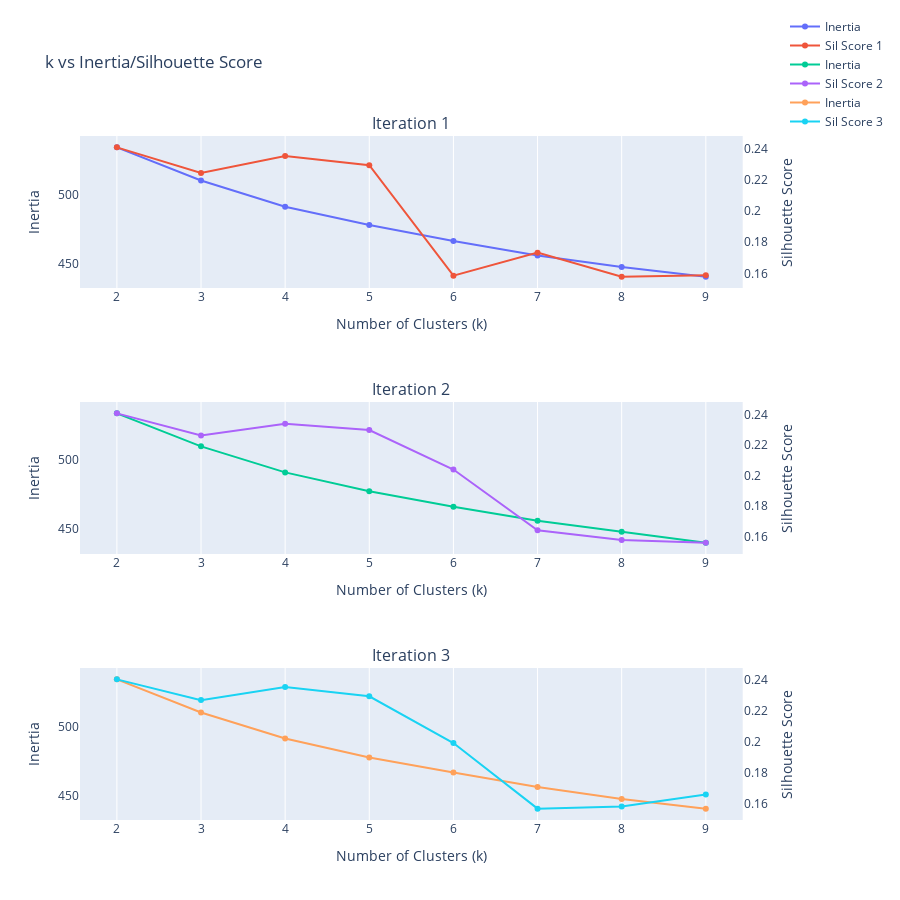

The notebook cell this image was saved under:
### Code cell
# Create 3 sub-plots with secondary y-axis
fig = make_subplots(
    rows = 3,
    cols = 1,
    subplot_titles = ['Iteration 1', 'Iteration 2', 'Iteration 3'],
    specs = [
        [{'secondary_y': True}],
        [{'secondary_y': True}],
        [{'secondary_y': True}],
    ],
)

for i, inertia, sil_score in zip(range(iterations), inertia_list, sil_score_list):
    # Create plots
    inertia_plot = go.Scatter(x = k_range, y = inertia, name = 'Inertia')
    sil_score_plot = go.Scatter(x = k_range, y = sil_score, name = 'Sil Score {}'.format(i+1))
    # Add to figure
    fig.add_trace(inertia_plot, row = i+1, col = 1, secondary_y = False)
    fig.add_trace(sil_score_plot, row = i+1, col = 1, secondary_y = True)
    # Set x-axis title
    fig.update_xaxes(title_text='Number of Clusters (k)', dtick = 1, row = i+1, col = 1)
    # Set y-axes titles
    fig.update_yaxes(title_text='Inertia', showgrid = False, secondary_y=False, row = i+1, col = 1)
    fig.update_yaxes(title_text='Silhouette Score', showgrid = False, secondary_y=True, row = i+1, col = 1)

# Update figure
fig.update_layout(
    title_text='k vs Inertia/Silhouette Score',
    template = 'plotly',
    width = 900,
    height = 900,
    legend = dict(
        orientation = 'v',
        xanchor = 'left',
        yanchor = 'bottom',
        x = 1,
        y = 1,
    )
)
    
fig.show()

### Figure 1 — Plotly figure (JSON) as saved in the notebook; plotly's stock layout.template omitted (floating-point values rounded to 4 significant figures)
{"data": [{"name": "Inertia", "type": "scatter", "x": [2, 3, 4, 5, 6, 7, 8, 9], "xaxis": "x", "y": [534.0, 510.1, 491.2, 477.9, 466.4, 456.0, 447.7, 440.7], "yaxis": "y"}, {"name": "Sil Score 1", "type": "scatter", "x": [2, 3, 4, 5, 6, 7, 8, 9], "xaxis": "x", "y": [0.2408, 0.2244, 0.2353, 0.2294, 0.1585, 0.1733, 0.1579, 0.1587], "yaxis": "y2"}, {"name": "Inertia", "type": "scatter", "x": [2, 3, 4, 5, 6, 7, 8, 9], "xaxis": "x2", "y": [534.0, 510.1, 491.2, 477.5, 466.2, 456.1, 448.1, 440.2], "yaxis": "y3"}, {"name": "Sil Score 2", "type": "scatter", "x": [2, 3, 4, 5, 6, 7, 8, 9], "xaxis": "x2", "y": [0.2408, 0.2263, 0.2341, 0.2299, 0.204, 0.1641, 0.1578, 0.156], "yaxis": "y4"}, {"name": "Inertia", "type": "scatter", "x": [2, 3, 4, 5, 6, 7, 8, 9], "xaxis": "x3", "y": [534.0, 510.1, 491.2, 477.4, 466.6, 456.2, 447.5, 440.5], "yaxis": "y5"}, {"name": "Sil Score 3", "type": "scatter", "x": [2, 3, 4, 5, 6, 7, 8, 9], "xaxis": "x3", "y": [0.2403, 0.2269, 0.2353, 0.2294, 0.1992, 0.1569, 0.1583, 0.1659], "yaxis": "y6"}], "layout": {"annotations": [{"font": {"size": 16}, "showarrow": false, "text": "Iteration 1", "x": 0.47, "xanchor": "center", "xref": "paper", "y": 1, "yanchor": "bottom", "yref": "paper"}, {"font": {"size": 16}, "showarrow": false, "text": "Iteration 2", "x": 0.47, "xanchor": "center", "xref": "paper", "y": 0.6111, "yanchor": "bottom", "yref": "paper"}, {"font": {"size": 16}, "showarrow": false, "text": "Iteration 3", "x": 0.47, "xanchor": "center", "xref": "paper", "y": 0.2222, "yanchor": "bottom", "yref": "paper"}], "height": 900, "legend": {"orientation": "v", "x": 1, "xanchor": "left", "y": 1, "yanchor": "bottom"}, "title": {"text": "k vs Inertia/Silhouette Score"}, "width": 900, "xaxis": {"anchor": "y", "domain": [0, 0.94], "dtick": 1, "title": {"text": "Number of Clusters (k)"}}, "xaxis2": {"anchor": "y3", "domain": [0, 0.94], "dtick": 1, "title": {"text": "Number of Clusters (k)"}}, "xaxis3": {"anchor": "y5", "domain": [0, 0.94], "dtick": 1, "title": {"text": "Number of Clusters (k)"}}, "yaxis": {"anchor": "x", "domain": [0.7778, 1], "showgrid": false, "title": {"text": "Inertia"}}, "yaxis2": {"anchor": "x", "overlaying": "y", "showgrid": false, "side": "right", "title": {"text": "Silhouette Score"}}, "yaxis3": {"anchor": "x2", "domain": [0.3889, 0.6111], "showgrid": false, "title": {"text": "Inertia"}}, "yaxis4": {"anchor": "x2", "overlaying": "y3", "showgrid": false, "side": "right", "title": {"text": "Silhouette Score"}}, "yaxis5": {"anchor": "x3", "domain": [0, 0.2222], "showgrid": false, "title": {"text": "Inertia"}}, "yaxis6": {"anchor": "x3", "overlaying": "y5", "showgrid": false, "side": "right", "title": {"text": "Silhouette Score"}}}}
